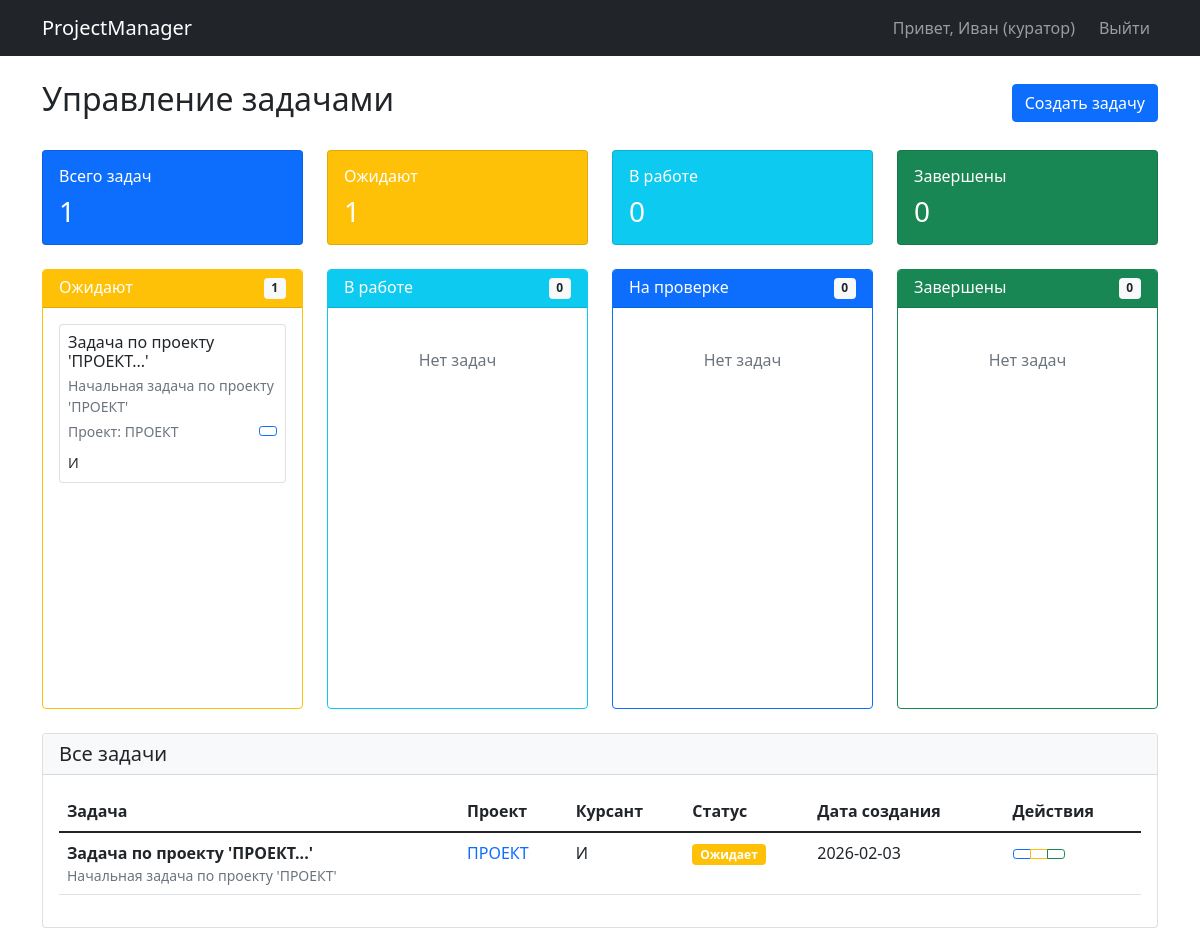
Page /tasks (signed in) on the committed database.
### tables this page shows
CREATE TABLE tasks (
                        id INTEGER PRIMARY KEY AUTOINCREMENT,
                        project_id INTEGER NOT NULL,
                        cadet_id INTEGER NOT NULL,
                        title VARCHAR(255) NOT NULL,
                        description TEXT,
                        status_code INTEGER CHECK(status_code IN (1, 2, 3, 4)) NOT NULL DEFAULT 1,
                        created_at DATETIME DEFAULT CURRENT_TIMESTAMP,
                        updated_at DATETIME DEFAULT CURRENT_TIMESTAMP,
                        FOREIGN KEY (project_id) REFERENCES projects(id) ON DELETE CASCADE,
                        FOREIGN KEY (cadet_id) REFERENCES users(id) ON DELETE CASCADE
                    );

CREATE TABLE projects (
                        id INTEGER PRIMARY KEY AUTOINCREMENT,
                        title VARCHAR(255) NOT NULL,
                        description TEXT,
                        curator_id INTEGER NOT NULL,
                        status VARCHAR(20) CHECK(status IN ('планирование', 'активен', 'завершён')) NOT NULL,
                        deadline DATE,
                        created_at DATETIME DEFAULT CURRENT_TIMESTAMP,
                        FOREIGN KEY (curator_id) REFERENCES users(id) ON DELETE CASCADE
                    );

CREATE TABLE users (
                        id INTEGER PRIMARY KEY AUTOINCREMENT,
                        username VARCHAR(50) NOT NULL,
                        surname VARCHAR(50) NOT NULL,
                        patronymic VARCHAR(50),
                        email VARCHAR(100) NOT NULL UNIQUE,
                        password_hash VARCHAR(255) NOT NULL,
                        role VARCHAR(10) CHECK(role IN ('куратор', 'курсант')) NOT NULL,
                        registration_date DATETIME DEFAULT CURRENT_TIMESTAMP,
                        academic_group VARCHAR(50)
                    );

### app.py (the view)
@app.route('/tasks')
@login_required
def tasks():
    db = DatabaseManager()
    user_id = session.get('user_id')
    user_role = session.get('role')
    try:
        if user_role == 'куратор':
            tasks_list = db.get_all_tasks()
        else:
            tasks_list = db.get_tasks_by_cadet(user_id)
        return render_template('tasks.html', tasks=tasks_list)
    except Exception as e:
        flash(f'Ошибка при загрузке задач: {str(e)}', 'error')
        return redirect(url_for('curator_dashboard' if user_role == 'куратор' else 'cadet_dashboard'))

### templates/tasks.html (shortened to what this page needs)
{% extends "base.html" %}
{% block content %}
<div class="d-flex justify-content-between align-items-center mb-4">
    <h2>
         Управление задачами
    </h2>
    <a href="{{ url_for('create_task') }}" class="btn btn-primary">
         Создать задачу
    </a>
</div>
<div class="row mb-4">
    <div class="col-md-3">
        <div class="card bg-primary text-white">
            <div class="card-body">
                <div class="d-flex justify-content-between align-items-center">
                    <div>
                        <h6 class="card-title">Всего задач</h6>
                        <h3 class="mb-0">{{ tasks|length }}</h3>
                    </div>
                </div>
            </div>
        </div>
    </div>
    <div class="col-md-3">
        <div class="card bg-warning text-white">
            <div class="card-body">
                <div class="d-flex justify-content-between align-items-center">
                    <div>
                        <h6 class="card-title">Ожидают</h6>
                        <h3 class="mb-0">{{ tasks|selectattr('status_code', 'equalto', 1)|list|length }}</h3>
                    </div>
                </div>
            </div>
        </div>
    </div>
    <div class="col-md-3">
        <div class="card bg-info text-white">
            <div class="card-body">
                <div class="d-flex justify-content-between align-items-center">
                    <div>
                        <h6 class="card-title">В работе</h6>
                        <h3 class="mb-0">{{ tasks|selectattr('status_code', 'equalto', 2)|list|length }}</h3>
                    </div>
                </div>
            </div>
        </div>
    </div>
    <div class="col-md-3">
        <div class="card bg-success text-white">
            <div class="card-body">
                <div class="d-flex justify-content-between align-items-center">
                    <div>
                        <h6 class="card-title">Завершены</h6>
                        <h3 class="mb-0">{{ tasks|selectattr('status_code', 'equalto', 4)|list|length }}</h3>
                    </div>
                </div>
            </div>
        </div>
    </div>
</div>
<div class="row mb-4">
    <div class="col-md-3">
        <div class="card border-warning">
            <div class="card-header bg-warning text-white">
                <h6 class="mb-0">
                     Ожидают
                    <span class="badge bg-light text-dark float-end">{{ tasks|selectattr('status_code', 'equalto', 1)|list|length }}</span>
                </h6>
            </div>
            <div class="card-body" id="pending-tasks" style="min-height: 400px;">
                {% for task in tasks if task.status_code == 1 %}
                <div class="card task-card mb-2" data-task-id="{{ task.id }}">
                    <div class="card-body p-2">
                        <h6 class="card-title mb-1">{{ task.title }}</h6>
                        <p class="card-text small text-muted mb-1">
                            {{ task.description[:50] }}{% if task.description|length > 50 %}...{% endif %}
                        </p>
                        <div class="d-flex justify-content-between align-items-center">
                            <small class="text-muted">Проект: {{ task.project_title }}</small>
                            <div class="btn-group btn-group-sm">
                                <a href="{{ url_for('view_task', task_id=task.id) }}"
                                   class="btn btn-sm btn-outline-primary">
                                </a>
                            </div>
                        </div>
                        <div class="mt-2">
                            <small> {{ task.cadet_name }}</small>
                        </div>
                    </div>
                </div>
                {% else %}
                <p class="text-muted text-center mt-4">Нет задач</p>
                {% endfor %}
            </div>
        </div>
    </div>
    <div class="col-md-3">
        <div class="card border-info">
            <div class="card-header bg-info text-white">
                <h6 class="mb-0">
                     В работе
                    <span class="badge bg-light text-dark float-end">{{ tasks|selectattr('status_code', 'equalto', 2)|list|length }}</span>
                </h6>
            </div>
            <div class="card-body" id="inprogress-tasks" style="min-height: 400px;">
                {% for task in tasks if task.status_code == 2 %}
                <div class="card task-card mb-2" data-task-id="{{ task.id }}">
                    <div class="card-body p-2">
                        <h6 class="card-title mb-1">{{ task.title }}</h6>
                        <p class="card-text small text-muted mb-1">
                            {{ task.description[:50] }}{% if task.description|length > 50 %}...{% endif %}
                        </p>
                        <div class="d-flex justify-content-between align-items-center">
                            <small class="text-muted">Проект: {{ task.project_title }}</small>
                            <div class="btn-group btn-group-sm">
                                <a href="{{ url_for('view_task', task_id=task.id) }}"
                                   class="btn btn-sm btn-outline-primary">
                                    <i class="bi bi-eye"></i>
                                </a>
                            </div>
                        </div>
                        <div class="mt-2">
                            <small><i class="bi bi-person"></i> {{ task.cadet_name }}</small>
                        </div>
                    </div>
                </div>
                {% else %}
                <p class="text-muted text-center mt-4">Нет задач</p>
                {% endfor %}
            </div>
        </div>
    </div>
    <div class="col-md-3">
        <div class="card border-primary">
            <div class="card-header bg-primary text-white">
                <h6 class="mb-0">
                     На проверке
                    <span class="badge bg-light text-dark float-end">{{ tasks|selectattr('status_code', 'equalto', 3)|list|length }}</span>
                </h6>
            </div>
            <div class="card-body" id="review-tasks" style="min-height: 400px;">
                {% for task in tasks if task.status_code == 3 %}
                <div class="card task-card mb-2" data-task-id="{{ task.id }}">
                    <div class="card-body p-2">
                        <h6 class="card-title mb-1">{{ task.title }}</h6>
                        <p class="card-text small text-muted mb-1">
                            {{ task.description[:50] }}{% if task.description|length > 50 %}...{% endif %}
                        </p>
                        <div class="d-flex justify-content-between align-items-center">
                            <small class="text-muted">Проект: {{ task.project_title }}</small>
                            <div class="btn-group btn-group-sm">
                                <a href="{{ url_for('view_task', task_id=task.id) }}"
                                   class="btn btn-sm btn-outline-primary">
                                    <i class="bi bi-eye"></i>
                                </a>
                                <button class="btn btn-sm btn-outline-success"
                                        onclick="approveTask({{ task.id }})">
                                    <i class="bi bi-check"></i>
                                </button>
                            </div>
                        </div>
                        <div class="mt-2">
                            <small><i class="bi bi-person"></i> {{ task.cadet_name }}</small>
                            <br>
                            <small class="text-warning">
                                <i class="bi bi-clock"></i> Ждет проверки
                            </small>
                        </div>
                    </div>
                </div>
                {% else %}
                <p class="text-muted text-center mt-4">Нет задач</p>
                {% endfor %}
            </div>
        </div>
    </div>
    <div class="col-md-3">
        <div class="card border-success">
            <div class="card-header bg-success text-white">
                <h6 class="mb-0">
                     Завершены
                    <span class="badge bg-light text-dark float-end">{{ tasks|selectattr('status_code', 'equalto', 4)|list|length }}</span>
                </h6>
            </div>
            <div class="card-body" id="completed-tasks" style="min-height: 400px;">
                {% for task in tasks if task.status_code == 4 %}
                <div class="card task-card mb-2" data-task-id="{{ task.id }}">
                    <div class="card-body p-2">
                        <h6 class="card-title mb-1 text-success">{{ task.title }}</h6>
                        <p class="card-text small text-muted mb-1">
                            {{ task.description[:50] }}{% if task.description|length > 50 %}...{% endif %}
                        </p>
                        <div class="d-flex justify-content-between align-items-center">
                            <small class="text-muted">Проект: {{ task.project_title }}</small>
                            <div class="btn-group btn-group-sm">
                                <a href="{{ url_for('view_task', task_id=task.id) }}"
                                   class="btn btn-sm btn-outline-primary">
                                    <i class="bi bi-eye"></i>
                                </a>
                            </div>
                        </div>
                        <div class="mt-2">
                            <small><i class="bi bi-person"></i> {{ task.cadet_name }}</small>
                            <br>
                            <small class="text-success">
                                <i class="bi bi-check"></i> Завершена {{ task.completed_date[:10] if task.completed_date else '' }}
                            </small>
                        </div>
                    </div>
                </div>
                {% else %}
                <p class="text-muted text-center mt-4">Нет задач</p>
                {% endfor %}
            </div>
        </div>
    </div>
</div>
<div class="card mt-4">
    <div class="card-header bg-light">
        <h5 class="mb-0">Все задачи</h5>
    </div>
    <div class="card-body">
        <div class="table-responsive">
            <table class="table table-hover">
                <thead>
                    <tr>
                        <th>Задача</th>
                        <th>Проект</th>
                        <th>Курсант</th>
                        <th>Статус</th>
                        <th>Дата создания</th>
                        <th>Действия</th>
                    </tr>
                </thead>
                <tbody>
                    {% for task in tasks %}
                    <tr>
                        <td>
                            <strong>{{ task.title }}</strong>
                            {% if task.description %}
                            <p class="text-muted small mb-0">{{ task.description[:100] }}{% if task.description|length > 100 %}...{% endif %}</p>
                            {% endif %}
                        </td>
                        <td>
                            <a href="{{ url_for('view_project', project_id=task.project_id) }}"
                               class="text-decoration-none">
                                {{ task.project_title }}
                            </a>
                        </td>
                        <td>{{ task.cadet_name }}</td>
                        <td>
                            {% if task.status_code == 1 %}
                            <span class="badge bg-warning">Ожидает</span>
                            {% elif task.status_code == 2 %}
                            <span class="badge bg-info">В работе</span>
                            {% elif task.status_code == 3 %}
                            <span class="badge bg-primary">На проверке</span>
                            {% else %}
                            <span class="badge bg-success">Завершена</span>
                            {% endif %}
                        </td>
                        <td>{{ task.created_at[:10] }}</td>
                        <td>
                            <div class="btn-group btn-group-sm">
                                <a href="{{ url_for('view_task', task_id=task.id) }}"
                                   class="btn btn-outline-primary">
                                </a>
                                <a href="{{ url_for('edit_task', task_id=task.id) }}"
                                   class="btn btn-outline-warning">
                                </a>
                                {% if task.status_code != 4 %}
                                <button class="btn btn-outline-success"
                                        onclick="updateTaskStatus({{ task.id }}, {{ task.status_code + 1 }})">
                                </button>
                                {% endif %}
                            </div>
                        </td>
                    </tr>
                    {% endfor %}
                </tbody>
            </table>
        </div>
    </div>
</div>
{% endblock %}

### rows in the picture
tasks: title "Задача по проекту 'ПРОЕКТ...'", description "Начальная задача по проекту 'ПРОЕКТ'", project_title "ПРОЕКТ", cadet_name "И", status_code "Ожидает", created_at "2026-02-03"

### other values in the picture
{{ session.username }} "Иван"
{{ session.role }} "куратор"
{{ tasks|length }} "1"
{{ tasks|selectattr('status_code', 'equalto', 1)|list|length }} "1"
{{ tasks|selectattr('status_code', 'equalto', 2)|list|length }} "0"
{{ tasks|selectattr('status_code', 'equalto', 4)|list|length }} "0"
{{ tasks|selectattr('status_code', 'equalto', 3)|list|length }} "0"
